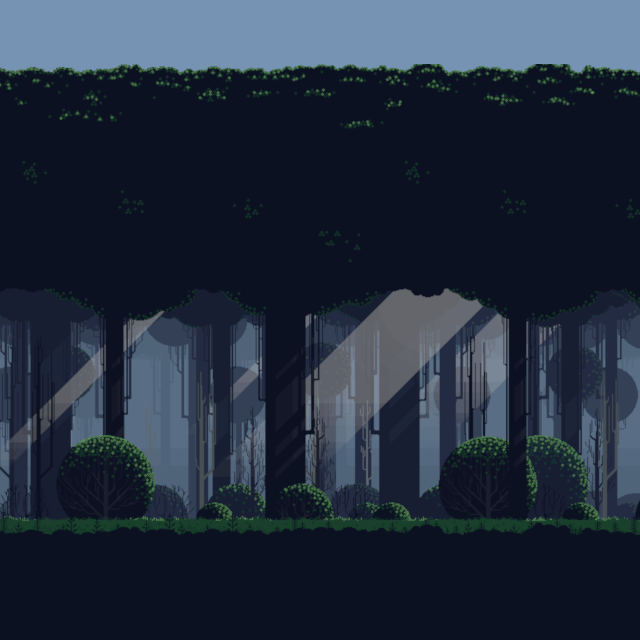

A 2D game scene composited from a Tiled map and its tileset images. What follows is a short description and the map's XML, with every tile layer's data as written:
An orthogonal 20x20 tile map with 32x32 px tiles, 3 tile layers (Skybox, Background, Foreground).

<map version="1.2" tiledversion="1.2.0" orientation="orthogonal" renderorder="right-down" width="20" height="20" tilewidth="32" tileheight="32" infinite="0" nextlayerid="4" nextobjectid="1">
 <tileset firstgid="1" source="Forest3.tsx" />
 <layer id="3" name="Skybox" width="20" height="20">
  <data encoding="csv">
27,28,29,30,31,32,33,34,35,36,37,38,39,40,41,42,43,44,45,46,
77,78,79,80,81,82,83,84,85,86,87,88,89,90,91,92,93,94,95,96,
127,128,129,130,131,132,133,134,135,136,137,138,139,140,141,142,143,144,145,146,
177,178,179,180,181,182,183,184,185,186,187,188,189,190,191,192,193,194,195,196,
227,228,229,230,231,232,233,234,235,236,237,238,239,240,241,242,243,244,245,246,
277,278,279,280,281,282,283,284,285,286,287,288,289,290,291,292,293,294,295,296,
327,328,329,330,331,332,333,334,335,336,337,338,339,340,341,342,343,344,345,346,
377,378,379,380,381,382,383,384,385,386,387,388,389,390,391,392,393,394,395,396,
427,428,429,430,431,432,433,434,435,436,437,438,439,440,441,442,443,444,445,446,
477,478,479,480,481,482,483,484,485,486,487,488,489,490,491,492,493,494,495,496,
527,528,529,530,531,532,533,534,535,536,537,538,539,540,541,542,543,544,545,546,
577,578,579,580,581,582,583,584,585,586,587,588,589,590,591,592,593,594,595,596,
627,628,629,630,631,632,633,634,635,636,637,638,639,640,641,642,643,644,645,646,
0,0,0,0,0,0,0,0,0,0,0,0,0,0,0,0,0,0,0,0,
0,0,0,0,0,0,0,0,0,0,0,0,0,0,0,0,0,0,0,0,
0,0,0,0,0,0,0,0,0,0,0,0,0,0,0,0,0,0,0,0,
0,0,0,0,0,0,0,0,0,0,0,0,0,0,0,0,0,0,0,0,
0,0,0,0,0,0,0,0,0,0,0,0,0,0,0,0,0,0,0,0,
0,0,0,0,0,0,0,0,0,0,0,0,0,0,0,0,0,0,0,0,
0,0,0,0,0,0,0,0,0,0,0,0,0,0,0,0,0,0,0,0
</data>
 </layer>
 <layer id="1" name="Background" width="20" height="20">
  <data encoding="csv">
0,0,0,0,0,0,0,0,0,0,0,0,0,0,0,0,0,0,0,0,
0,0,0,0,0,0,0,0,0,0,0,0,0,0,0,0,0,0,0,0,
202,203,204,205,206,207,208,209,210,211,212,213,214,215,216,217,218,219,220,221,
252,253,254,255,256,257,258,259,260,261,262,263,264,265,266,267,268,269,270,271,
302,303,304,305,306,307,308,309,310,311,312,313,314,315,316,317,318,319,320,321,
352,353,354,355,356,357,358,359,360,361,362,363,364,365,366,367,368,369,370,371,
402,403,404,405,406,407,408,409,410,411,412,413,414,415,416,417,418,419,420,421,
452,453,454,455,456,457,458,459,460,461,462,463,464,465,466,467,468,469,470,471,
502,503,504,505,506,507,508,509,510,511,512,513,514,515,516,517,518,519,520,521,
552,553,554,555,556,557,558,559,560,561,562,563,564,565,566,567,568,569,570,571,
602,603,604,605,606,607,608,609,610,611,612,613,614,615,616,617,618,619,620,621,
652,653,654,655,656,657,658,659,660,661,662,663,664,665,666,667,668,669,670,671,
702,703,704,705,706,707,708,709,710,711,712,713,714,715,716,717,718,719,720,721,
752,753,754,755,756,757,758,759,760,761,762,763,764,765,766,767,768,769,770,771,
802,803,804,805,806,807,808,809,810,811,812,813,814,815,816,817,818,819,820,821,
852,853,854,855,856,857,858,859,860,861,862,863,864,865,866,867,868,869,870,871,
902,903,904,905,906,907,908,909,910,911,912,913,914,915,916,917,918,919,920,921,
0,0,0,0,0,0,0,0,0,0,0,0,0,0,0,0,0,0,0,0,
0,0,0,0,0,0,0,0,0,0,0,0,0,0,0,0,0,0,0,0,
0,0,0,0,0,0,0,0,0,0,0,0,0,0,0,0,0,0,0,0
</data>
 </layer>
 <layer id="2" name="Foreground" width="20" height="20">
  <data encoding="csv">
0,0,0,0,0,0,0,0,0,0,0,0,0,0,0,0,0,0,0,0,
0,0,0,0,0,0,0,0,0,0,0,0,0,0,0,0,0,0,0,0,
0,0,0,0,0,0,0,0,0,0,0,0,0,0,0,0,0,0,0,0,
0,0,0,0,0,0,0,0,0,0,0,0,0,0,0,0,0,0,0,0,
0,0,0,0,0,0,0,0,0,0,0,0,0,0,0,0,0,0,0,0,
0,0,0,0,0,0,0,0,0,0,0,0,0,0,0,0,0,0,0,0,
0,0,0,0,0,0,0,0,0,0,0,0,0,0,0,0,0,0,0,0,
0,0,0,0,0,0,0,0,0,0,0,0,0,0,0,0,0,0,0,0,
0,0,0,0,0,0,0,0,0,0,0,0,0,0,0,0,0,0,0,0,
0,0,0,0,0,0,0,0,0,0,0,0,0,0,0,0,0,0,0,0,
0,0,0,0,0,0,0,0,0,0,0,0,0,0,0,0,0,0,0,0,
0,0,0,0,0,0,0,0,0,0,0,0,0,0,0,0,0,0,0,0,
0,0,0,0,0,0,0,0,0,0,0,0,0,0,0,0,0,0,0,0,
0,0,0,0,0,0,0,0,0,0,0,0,0,0,0,0,0,0,0,0,
0,0,0,0,0,0,0,0,0,0,0,0,0,0,0,0,0,0,0,0,
0,0,0,0,0,0,0,0,0,0,0,0,0,0,0,0,0,0,0,0,
927,928,929,930,931,932,933,934,935,936,937,938,939,940,941,942,943,944,945,946,
977,978,979,980,981,982,983,984,985,986,987,988,989,990,991,992,993,994,995,996,
977,978,979,980,981,982,983,984,985,986,987,988,989,990,991,992,993,994,995,996,
977,978,979,980,981,982,983,984,985,986,987,988,989,990,991,992,993,994,995,996
</data>
 </layer>
</map>